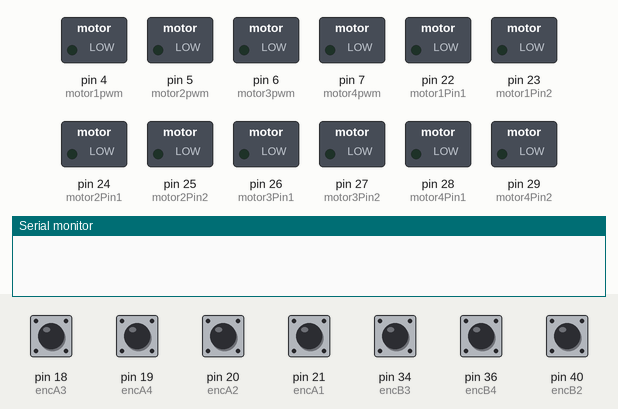
Recording of a sketch running on a simulated Arduino Mega 2560, built with avr-gcc and run on an emulated ATmega2560. Shown: switched loads named in the sketch (green lamp = pin HIGH), the last lines printed to the serial monitor. Inputs (shaded band) come from the test bench; at power-on: pin 18 (encA3), pin 19 (encA4), pin 20 (encA2), pin 21 (encA1), pin 34 (encB3), pin 36 (encB4), pin 40 (encB2) HIGH.

Above: at 0.1 s.
At 3.2 s:
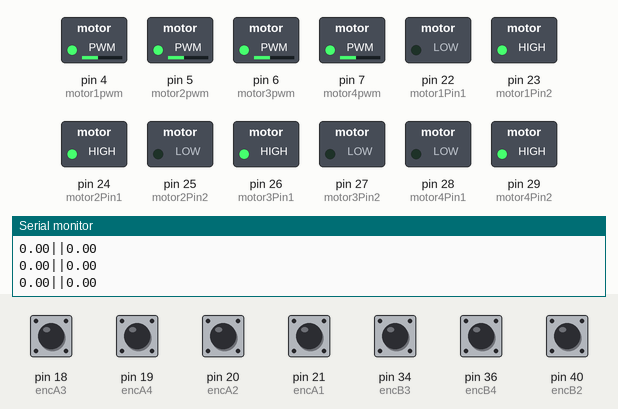
3.3 s: pin 18 (encA3) pulled LOW for 0.15 s
6.4 s: pin 19 (encA4) pulsed LOW 2 times (0.12 s each, 0.3 s apart)
10.0 s: pin 20 (encA2) pulsed LOW 5 times (0.12 s each, 0.3 s apart)
Timing chart, 0 to 13.0 s (numbered marks = the images above; inputs shaded):
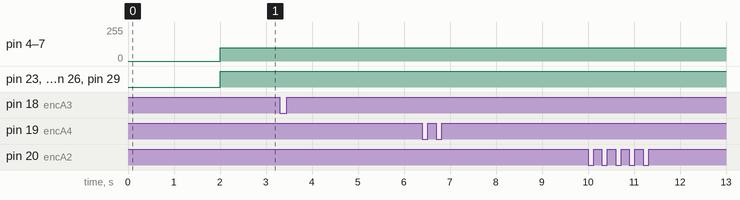

The sketch:

sketch_may8a.ino
```cpp
#include <Arduino.h>

// Definisi pin motor
const int motor1Pin1 = 22;  // Pin motor 1
const int motor1Pin2 = 23;
const int motor1pwm = 4;

const int motor2Pin1 = 24;  // Pin motor 2
const int motor2Pin2 = 25;
const int motor2pwm = 5;

const int motor3Pin1 = 26;  // Pin motor 3
const int motor3Pin2 = 27;
const int motor3pwm = 6;

const int motor4Pin1 = 28;  // Pin motor 4
const int motor4Pin2 = 29;
const int motor4pwm = 7;

const int encA1 = 21;
const int encB1 = 42;
const int encA2 = 20;
const int encB2 = 40;
const int encA3 = 18;
const int encB3 = 34;
const int encA4 = 19;
const int encB4 = 36;

const float kel_roda = 37.68;
const float pulse_per_rotation = 135; // Motor1

int pulse1 = 0;
int pulse2 = 0;
int pulse3 = 0;
int pulse4 = 0;
float x_enc = 0;
float y_enc = 0;

float jarakroda3;
float jarakroda4;

// PID constants
float Kp = 20;
float Ki = 0.002;
float Kd = 0.05;

float error_x = 0;
float error_y = 0;
float last_error_x = 0;
float last_error_y = 0;
float integral_x = 0;
float integral_y = 0;

void setup() {
  pinMode(motor1Pin1, OUTPUT);
  pinMode(motor1Pin2, OUTPUT);
  pinMode(motor2Pin1, OUTPUT);
  pinMode(motor2Pin2, OUTPUT);
  pinMode(motor3Pin1, OUTPUT);
  pinMode(motor3Pin2, OUTPUT);
  pinMode(motor4Pin1, OUTPUT);
  pinMode(motor4Pin2, OUTPUT);

  pinMode(motor1pwm, OUTPUT);
  pinMode(motor2pwm, OUTPUT);
  pinMode(motor3pwm, OUTPUT);
  pinMode(motor4pwm, OUTPUT);

  pinMode(encA1, INPUT_PULLUP);
  pinMode(encB1, INPUT_PULLUP);
  pinMode(encA2, INPUT_PULLUP);
  pinMode(encB2, INPUT_PULLUP);
  pinMode(encA3, INPUT_PULLUP);
  pinMode(encB3, INPUT_PULLUP);
  pinMode(encA4, INPUT_PULLUP);
  pinMode(encB4, INPUT_PULLUP);

  attachInterrupt(digitalPinToInterrupt(encA1), readEncoder1, RISING);
  attachInterrupt(digitalPinToInterrupt(encA2), readEncoder2, RISING);
  attachInterrupt(digitalPinToInterrupt(encA3), readEncoder3, RISING);
  attachInterrupt(digitalPinToInterrupt(encA4), readEncoder4, RISING);

  Serial.begin(9600);
  delay(2000);
}

void readEncoder1() {
  if (digitalRead(encB1) == 0)
    pulse1--;
  else
    pulse1++;
}

void readEncoder2() {
  if (digitalRead(encB2) == 0)
    pulse2--;
  else
    pulse2++;
}

void readEncoder3() {
  if (digitalRead(encB3) == 0)
    pulse3--;
  else
    pulse3++;
}

void readEncoder4() {
  if (digitalRead(encB4) == 0)
    pulse4--;
  else
    pulse4++;
}

void total_jarak() {
  float jarakroda1 = kel_roda * (float(pulse1) / pulse_per_rotation);
  float jarakroda2 = kel_roda * (float(pulse2) / pulse_per_rotation);
  jarakroda3 = kel_roda * (float(pulse3) / pulse_per_rotation);
  jarakroda4 = kel_roda * (float(pulse4) / pulse_per_rotation);

  x_enc = 0.5*((-jarakroda1 * 0.7071) + (-jarakroda2 * 0.7071) +(jarakroda3 * 0.7071 )+ (jarakroda4 * 0.7071 ));
  y_enc = 0.5*((jarakroda1 * 0.7071) + (-jarakroda2 * 0.7071) +(-jarakroda3 * 0.7071 )+ (jarakroda4 * 0.7071 ));
}

void loop() {
  float target_x = 0; // Target posisi x
  float target_y = 1000; // Target posisi y

  total_jarak();

  error_x = target_x - x_enc;
  error_y = target_y - y_enc;

  float output_x = calculatePID(Kp, Ki, Kd, error_x, last_error_x, integral_x);
  float output_y = calculatePID(Kp, Ki, Kd, error_y, last_error_y, integral_y);

  moveRobot(output_x, output_y);

  last_error_x = error_x;
  last_error_y = error_y;

  Serial.print(x_enc);
  Serial.print("||");
  Serial.println(y_enc);
  //delay(100);
}

float calculatePID(float Kp, float Ki, float Kd, float error, float last_error, float& integral) {
  float proportional = Kp * error;
  integral += error;
  float derivative = Kd * (error - last_error);
  float output = proportional + Ki * integral + derivative;
  return output;
}


void moveRobot(float V_x, float V_y) {

  float V1 = -0.707 * V_x + 0.707 * V_y ;
  float V2 = -0.707 * V_x - 0.707 * V_y;
  float V3 = 0.707 * V_x - 0.707 * V_y ;
  float V4 = 0.707 * V_x + 0.707 * V_y;

  controlMotor(motor1Pin1, motor1Pin2, motor1pwm, V1);
  controlMotor(motor2Pin1, motor2Pin2, motor2pwm, V2);
  controlMotor(motor3Pin1, motor3Pin2, motor3pwm, V3);
  controlMotor(motor4Pin1, motor4Pin2, motor4pwm, V4);
}

void controlMotor(int pinA, int pinB, int pinPWM, float speed) {
  int pwmValue = int(abs(speed)); // Ambil nilai absolut dari kecepatan
  pwmValue = max(100, min(pwmValue, 0)); // Batasi nilai PWM antara 0 dan 255
  analogWrite(pinPWM, pwmValue); // Atur PWM untuk kontrol kecepatan

  if (speed > 0) {
    digitalWrite(pinA, LOW); // Putar motor ke depan
    digitalWrite(pinB, HIGH);
  } else if (speed < 0) {
    digitalWrite(pinA, HIGH); // Putar motor ke belakang
    digitalWrite(pinB, LOW);
  } else {
    digitalWrite(pinA, LOW); // Berhenti
    digitalWrite(pinB, LOW);
  }
}
```
